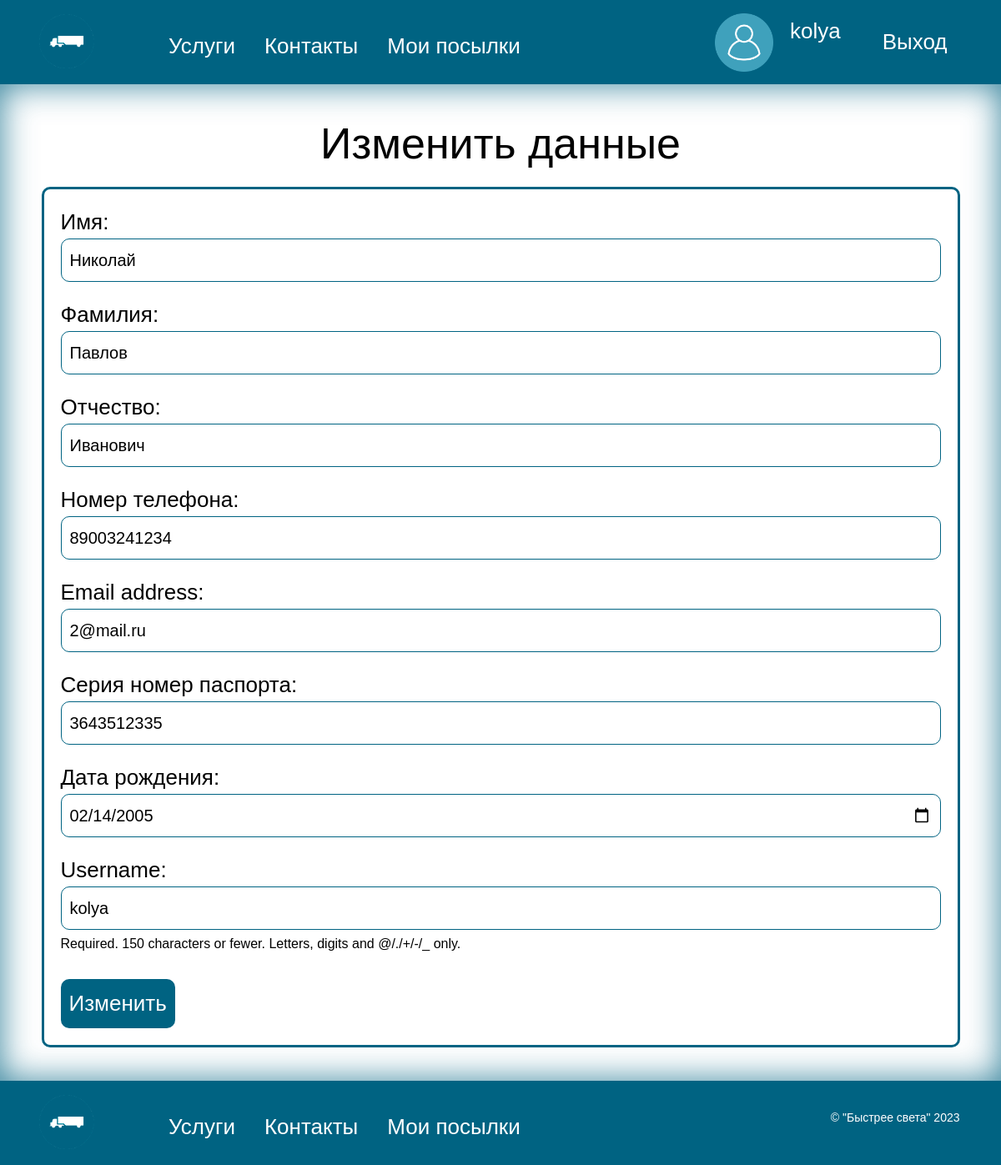
/account/edit/ (signed in), run on the app's committed database.
### navigate/models.py (models this page shows, shortened)
class CustomUser(AbstractUser):
    ROLE_CHOICES = [
        ('Клиент', 'Клиент'),
        ('Сотрудник', 'Сотрудник'),
        ('Водитель', 'Водитель'),
        ('Администратор', 'Администратор'),
    ]
    first_name = models.CharField(max_length=50, verbose_name='Имя', null=True)
    last_name = models.CharField(max_length=50, verbose_name='Фамилия', null=True)
    patronymic = models.CharField(max_length=50, verbose_name='Отчество', null=True)
    phone_number = models.CharField(max_length=11, verbose_name='Номер телефона', null=True)
    passport = models.CharField(max_length=10, verbose_name='Серия номер паспорта', unique=True, null=True)
    date_of_birth = models.DateField(verbose_name='Дата рождения', null=True)
    role = models.CharField(max_length=200,
                              choices=ROLE_CHOICES,
                              default='Клиент',
                              verbose_name='Роль')
    class Meta:
        verbose_name = "Пользователя"
        verbose_name_plural = "Пользователи"

### navigate/views.py (the view)
# urls.py: path('account/edit/', views.edit_profile, name='account_edit'),
def edit_profile(request):
    if request.method == 'POST':
        form = ChangeUserForm(request.POST, instance=request.user)
        if form.is_valid():
            user = form.save(commit=False)
            user.save()
            return redirect('home')
    else:
        form = ChangeUserForm(instance=request.user)
    return render(request, 'account_edit.html', {'form': form})

### navigate/forms.py
class ChangeUserForm(forms.ModelForm):
    class Meta:
        model = CustomUser
        fields = ('first_name', 'last_name', 'patronymic', 'phone_number', 'email', 'passport', 'date_of_birth',
                   'username')
        widgets = {
            'date_of_birth': forms.DateTimeInput(attrs={'type': 'date', 'required': 'required'},
                                                   format='%Y-%m-%d'),
        }

### templates/account_edit.html (shortened to what this page needs)
{% extends 'base.html' %}
{%load static %}
{% block content %}
<main>
    <div class="container">
        <h2 style="text-align: center; margin-bottom: 20px;">Изменить данные</h2>
        <form action="" method="post" class="form-user-edit">
            {{ form.as_p }}
            <input id="user-edit-button" type="submit" value="Изменить" />
        </form>
  </div>
</main>
{% endblock %}

### templates/base.html (shortened to what this page needs)
<!DOCTYPE html>
<html lang="ru">
<head>
    {%load static %}
    <link rel="stylesheet" href="{% static "css/style.css" %}">
    <link href="https://cdn.jsdelivr.net/npm/bootstrap@5.0.2/dist/css/bootstrap.min.css" rel="stylesheet">
</head>
<body >
    <header>
        <nav class="container nav header-nav">
            <a href="{%url 'home'%}">
                <img src="{% static "image/logo.png" %}" alt="лого" height="70" width="70">
            </a>
            <ul class="nav-list">
               {% if user.role == 'Клиент' or  not user.is_authenticated %}
                <li class="nav-list-item"><a href="{%url 'services'%}" style="color: #FFFFFF">Услуги</a></li>
                <li class="nav-list-item"><a href="{%url 'contact'%}" style="color: #FFFFFF">Контакты</a></li>
                    {%if user.is_authenticated %}
                        <li class="nav-list-item"><a href="{%url 'mypakeges'%}" style="color: #FFFFFF">Мои посылки</a></li>
                    {% endif %}
                {% endif %}
            </ul>
            <div class="signin">
                {% if user.is_authenticated %}
                    {% if user.role == 'Клиент' %}
                        <a href="{%url 'account'%}" style="color: #FFFFFF">
                            <div class="user-header">
                                <img src="{% static "image/user2.png" %}" alt="лого" height="70" width="70">
                                <p class="user-header-p">{{user.username}}</p>
                            </div>
                        </a>
                    {% endif %}
                    <a href="{% url 'logout' %}" style="margin-left: 20px; color: #FFFFFF">Выход</a>
                {% else %}
                    <a href="{%url 'login'%}" style="color: #FFFFFF">Войти</a>
                    <a href="{%url 'signup'%}" style="margin-left: 20px;color: #FFFFFF">Зарегистрироваться</a>
                {% endif %}
            </div>
        </nav>
    </header>
    {% block content %}
    {% endblock %}
    <footer>
        <div class="container nav header-nav">
            <a href="{%url 'home'%}">
                <img src="{% static "image/logo.png" %}" alt="лого" height="70" width="70">
            </a>
             <ul class="nav-list">
               {% if user.role == 'Клиент' or  not user.is_authenticated %}
                <li class="nav-list-item"><a href="{%url 'services'%}" style="color: #FFFFFF">Услуги</a></li>
                <li class="nav-list-item"><a href="{%url 'contact'%}" style="color: #FFFFFF">Контакты</a></li>
                    {%if user.is_authenticated %}
                        <li class="nav-list-item"><a href="{%url 'mypakeges'%}" style="color: #FFFFFF">Мои посылки</a></li>
                    {% endif %}
                {% endif %}
            </ul>
            <p class="copiright">&copy; "Быстрее света" 2023</p>
        </div>
    </footer>
</body>
</html>

### static/css/style.css (style rules this page uses)
* { color: black; padding: 0px; margin: 0px; border: none; font-size: 26px; font-family: Arial, Helvetica, sans-serif; }
*, *::before, *::after { box-sizing: border-box; }
a, a:link, a:visited { text-decoration: none; }
aside, nav, footer, header, section, main { display: block; }
h1, h2, h3, h4, h5, h6, p { font-size: inherit; font-weight: inherit; }
ul, ul li { list-style: none; }
img { vertical-align: top; }
img, svg { max-width: 100%; height: auto; }
input, textarea, button, select { font-family: inherit; font-size: inherit; color: inherit; background-color: transparent; }
button, input[type="submit"] { display: inline-block; box-shadow: none; background-color: transparent; background: none; cursor: pointer; }
label { cursor: pointer; }
.container { max-width: 1170px; margin-left: auto; margin-right: auto; padding-left: 16px; padding-right: 16px; margin-bottom: 0; margin-top: 0; }
header { padding: 10px 0px; background-color: #006382; }
.header-nav { display: flex; justify-content: flex-start; }
.nav-list { display: flex; justify-content: flex-start; align-items: center; margin: 0; }
.nav-list-item { margin-top: 10px; margin-left: 5px; color: white; }
.signin { display: flex; align-items: center; margin-left: auto; }
footer { margin: 0; background-color: #006382; padding: 10px 0; }
.copiright { color: white; display: flex; align-items: center; margin-left: auto; font-size: 14px; margin-top: 15px; }
main { min-height: 100vh; padding-top: 40px; padding-bottom: 40px; box-shadow: inset 0px 0px 40px rgba(0, 99, 130, 0.8); }
h2 { font-size: 32px; text-align: center; margin-top: 20px; margin-bottom: 20px; }
.form-sign > p, .form-change-pass > p, .form-login > p, .create-pakeges > p, .form-user-edit > p, .form-reset-pass > p, .form-edit-pakage .mb { display: flex; flex-wrap: wrap; align-item: center; margin-bottom: 20px; }
.form-sign > p > label, .filter-form > p > label, .form-reset-pass > p > label, .form-change-pass > p > label, .form-login > p > label, .create-pakeges > p > label, .form-user-edit > p > label, .form-edit-pakage .mb > label { display: flex; text-align: center; justify-content: start; align-items: center; }
.form-sign > p > input, .form-reset-pass > p > input, .form-change-pass > p > input, .form-login > p > input, .form-user-edit > p > input, .create-pakeges > p > input, .create-pakeges > p > select, .filter-form > p > select, .filter-form > p > input, .form-edit-pakage .mb > input, .form-edit-pakage .mb > select { border: 1px solid #006382; border-radius: 10px; padding: 10px; font-size: 20px; width: 100%; }
.helptext { margin-top: 5px; font-size: 16px; }
.user-header { display: flex; align-item: center; flex-direction: row; justify-content: center; text-align: center; }
.user-header-p { margin-left: 20px; color: white; display: flex; text-align: center; justify-content: center; align-items: center; }
a { color:#666; background-image: linear-gradient(to top, #feffff, #006382); background-repeat: no-repeat; background-size: 0 100%; border-radius: 4px; text-decoration: none; padding: 5px 15px; transition: 0.3s; }
.create-pakeges, .form-sign ,.form-reset-pass, .form-login , .form-user-edit, .form-change-pass, .form-edit-pakage, .form-statics { border: 3px solid #006382; border-radius: 10px; padding: 20px; }
.sign-up, .login, .login-after-change, #change-pass-button, #user-edit-button, #reset-pass-buttom, .edit_p_button { color: white; background-color: #006382; padding: 10px; border-radius: 10px; margin-top: 10px; }

### data on the page
CustomUser: username "kolya", first_name "Николай", last_name "Павлов", patronymic "Иванович", phone_number "89003241234", email "2@mail.ru", passport "3643512335", date_of_birth "02/14/2005"
